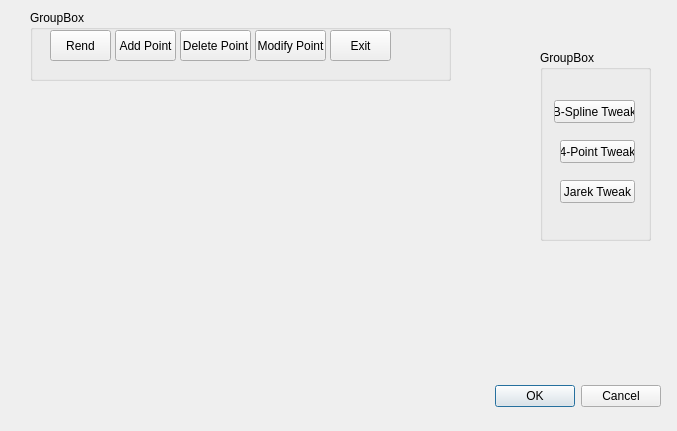
<?xml version="1.0" encoding="UTF-8"?>
<ui version="4.0">
 <class>Dialog</class>
 <widget class="QDialog" name="Dialog">
  <property name="geometry">
   <rect>
    <x>0</x>
    <y>0</y>
    <width>677</width>
    <height>431</height>
   </rect>
  </property>
  <property name="windowTitle">
   <string>ScrewBender</string>
  </property>
  <widget class="QDialogButtonBox" name="buttonBox">
   <property name="geometry">
    <rect>
     <x>320</x>
     <y>380</y>
     <width>341</width>
     <height>32</height>
    </rect>
   </property>
   <property name="orientation">
    <enum>Qt::Horizontal</enum>
   </property>
   <property name="standardButtons">
    <set>QDialogButtonBox::Cancel|QDialogButtonBox::Ok</set>
   </property>
  </widget>
  <widget class="QGroupBox" name="groupBox">
   <property name="geometry">
    <rect>
     <x>30</x>
     <y>10</y>
     <width>421</width>
     <height>71</height>
    </rect>
   </property>
   <property name="title">
    <string>GroupBox</string>
   </property>
   <widget class="QPushButton" name="pushButton">
    <property name="geometry">
     <rect>
      <x>20</x>
      <y>20</y>
      <width>61</width>
      <height>31</height>
     </rect>
    </property>
    <property name="text">
     <string>Rend</string>
    </property>
   </widget>
   <widget class="QPushButton" name="pushButton_2">
    <property name="geometry">
     <rect>
      <x>85</x>
      <y>20</y>
      <width>61</width>
      <height>31</height>
     </rect>
    </property>
    <property name="text">
     <string>Add Point</string>
    </property>
   </widget>
   <widget class="QPushButton" name="pushButton_3">
    <property name="geometry">
     <rect>
      <x>150</x>
      <y>20</y>
      <width>71</width>
      <height>31</height>
     </rect>
    </property>
    <property name="text">
     <string>Delete Point</string>
    </property>
   </widget>
   <widget class="QPushButton" name="pushButton_4">
    <property name="geometry">
     <rect>
      <x>225</x>
      <y>20</y>
      <width>71</width>
      <height>31</height>
     </rect>
    </property>
    <property name="text">
     <string>Modify Point</string>
    </property>
   </widget>
   <widget class="QPushButton" name="pushButton_5">
    <property name="geometry">
     <rect>
      <x>300</x>
      <y>20</y>
      <width>61</width>
      <height>31</height>
     </rect>
    </property>
    <property name="text">
     <string>Exit</string>
    </property>
   </widget>
  </widget>
  <widget class="QGroupBox" name="groupBox_2">
   <property name="geometry">
    <rect>
     <x>540</x>
     <y>50</y>
     <width>111</width>
     <height>191</height>
    </rect>
   </property>
   <property name="title">
    <string>GroupBox</string>
   </property>
   <widget class="QPushButton" name="pushButton_6">
    <property name="geometry">
     <rect>
      <x>14</x>
      <y>50</y>
      <width>81</width>
      <height>23</height>
     </rect>
    </property>
    <property name="text">
     <string>B-Spline Tweak</string>
    </property>
   </widget>
   <widget class="QPushButton" name="pushButton_7">
    <property name="geometry">
     <rect>
      <x>20</x>
      <y>90</y>
      <width>75</width>
      <height>23</height>
     </rect>
    </property>
    <property name="text">
     <string>4-Point Tweak</string>
    </property>
   </widget>
   <widget class="QPushButton" name="pushButton_8">
    <property name="geometry">
     <rect>
      <x>20</x>
      <y>130</y>
      <width>75</width>
      <height>23</height>
     </rect>
    </property>
    <property name="text">
     <string>Jarek Tweak</string>
    </property>
   </widget>
  </widget>
 </widget>
 <resources/>
 <connections>
  <connection>
   <sender>buttonBox</sender>
   <signal>accepted()</signal>
   <receiver>Dialog</receiver>
   <slot>accept()</slot>
   <hints>
    <hint type="sourcelabel">
     <x>248</x>
     <y>254</y>
    </hint>
    <hint type="destinationlabel">
     <x>157</x>
     <y>274</y>
    </hint>
   </hints>
  </connection>
  <connection>
   <sender>buttonBox</sender>
   <signal>rejected()</signal>
   <receiver>Dialog</receiver>
   <slot>reject()</slot>
   <hints>
    <hint type="sourcelabel">
     <x>316</x>
     <y>260</y>
    </hint>
    <hint type="destinationlabel">
     <x>286</x>
     <y>274</y>
    </hint>
   </hints>
  </connection>
 </connections>
</ui>
